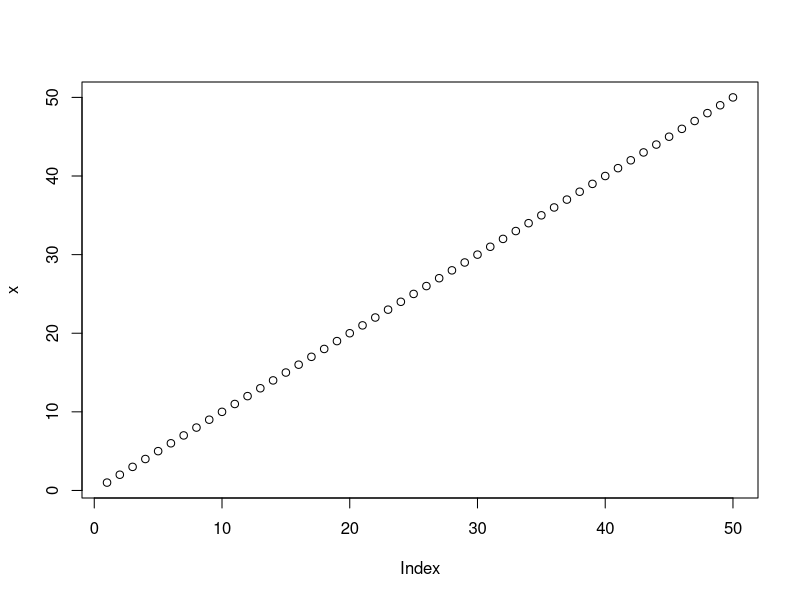
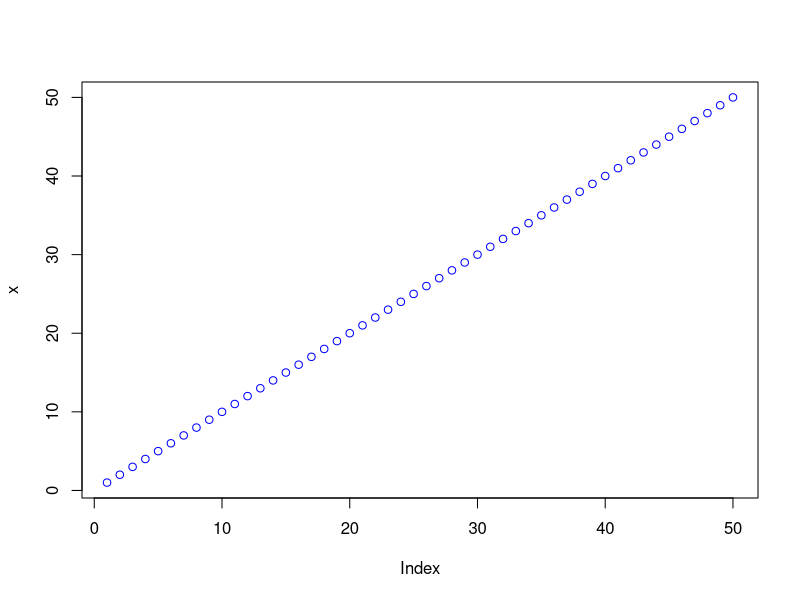
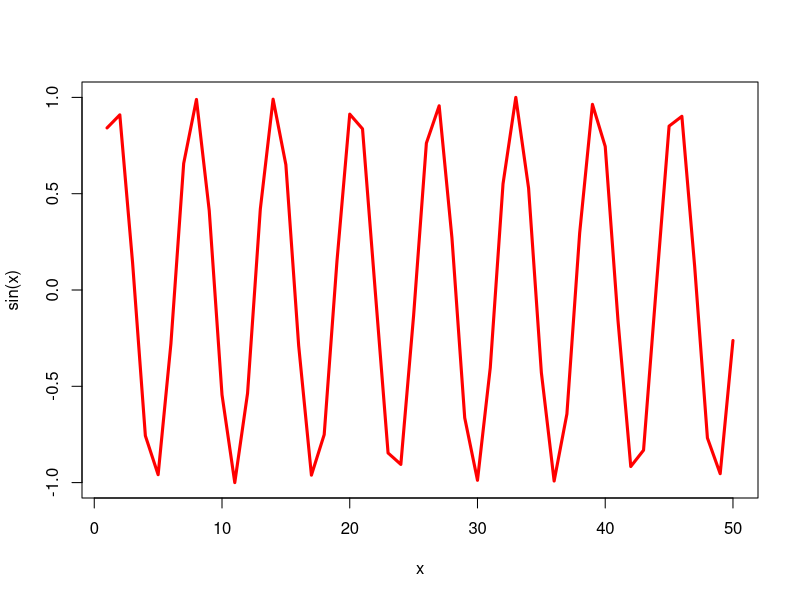

Recreate these plots in R, in order.
#' ---
#' title: "Class 04 lab"
#' author: "Elsa Quillin"
#' date: "October 10th, 2025"
#' ---

x <- 1:50
plot(x)
plot(x, col="blue")
plot(x, sin(x), typ="l", col="red", lwd=3)

log(10)
log(10, 10)

